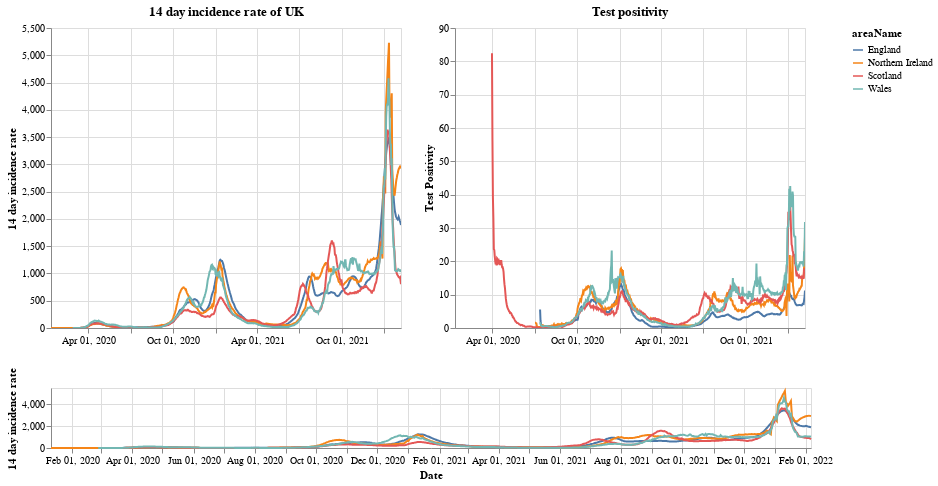

Here is the notebook cell this chart was saved with:
### Markdown cell above
# Plots

First a plot with each country in the UK. The top right shows the positivity rate for (which is the percentage of registered tests which were positive) while the top left is the 14 day incidence rate. The bottom chart can be used to select the timeframe (does not work on a mobile device).

### Code cell
#collapse
brush = alt.selection(type='interval', name='DateBrush',encodings=['x'],fields=['Time'])
leg_selection = alt.selection_multi(fields=['areaName'], bind='legend')

base = alt.Chart(uk_cases).mark_line().encode(
    x=alt.X("yearmonthdate(date):T", axis=alt.Axis(title='Date')),
    y=alt.Y("twoWeeklyCasesRate:Q", axis=alt.Axis(title='14 day incidence rate')),
    tooltip=['areaName', 'date','twoWeeklyCasesRate', 'testPositivity'],
    color='areaName',
    opacity=alt.condition(leg_selection, alt.value(2), alt.value(0.1))
).add_selection(leg_selection).properties(width=350)

upper = base.encode(alt.X('yearmonthdate(date):T', axis=alt.Axis(title=''),
                         scale=alt.Scale(domain=brush))
                   ).properties(title=f'14 day incidence rate of UK')
upper_right = upper.encode(alt.Y('testPositivity:Q', axis=alt.Axis(title='Test Positivity'))).properties(title='Test positivity')
lower = base.properties(height=60, width = 760).add_selection(brush)

(upper | upper_right) & lower

### Figure 1 — Vega-Lite specification as saved in the notebook (floating-point values rounded to 4 significant figures; data arrays with more than 128 entries replaced by an {"elided": "..."} marker saying what was removed)
{"config": {"view": {"continuousWidth": 400, "continuousHeight": 300}}, "vconcat": [{"hconcat": [{"mark": "line", "encoding": {"color": {"type": "nominal", "field": "areaName"}, "opacity": {"condition": {"value": 2, "selection": "selector001"}, "value": 0.1}, "tooltip": [{"type": "nominal", "field": "areaName"}, {"type": "temporal", "field": "date"}, {"type": "quantitative", "field": "twoWeeklyCasesRate"}, {"type": "quantitative", "field": "testPositivity"}], "x": {"type": "temporal", "axis": {"title": ""}, "field": "date", "scale": {"domain": {"selection": "DateBrush"}}, "timeUnit": "yearmonthdate"}, "y": {"type": "quantitative", "axis": {"title": "14 day incidence rate"}, "field": "twoWeeklyCasesRate"}}, "selection": {"selector001": {"type": "multi", "fields": ["areaName"], "bind": "legend"}}, "title": "14 day incidence rate of UK", "width": 350}, {"mark": "line", "encoding": {"color": {"type": "nominal", "field": "areaName"}, "opacity": {"condition": {"value": 2, "selection": "selector001"}, "value": 0.1}, "tooltip": [{"type": "nominal", "field": "areaName"}, {"type": "temporal", "field": "date"}, {"type": "quantitative", "field": "twoWeeklyCasesRate"}, {"type": "quantitative", "field": "testPositivity"}], "x": {"type": "temporal", "axis": {"title": ""}, "field": "date", "scale": {"domain": {"selection": "DateBrush"}}, "timeUnit": "yearmonthdate"}, "y": {"type": "quantitative", "axis": {"title": "Test Positivity"}, "field": "testPositivity"}}, "selection": {"selector001": {"type": "multi", "fields": ["areaName"], "bind": "legend"}}, "title": "Test positivity", "width": 350}]}, {"mark": "line", "encoding": {"color": {"type": "nominal", "field": "areaName"}, "opacity": {"condition": {"value": 2, "selection": "selector001"}, "value": 0.1}, "tooltip": [{"type": "nominal", "field": "areaName"}, {"type": "temporal", "field": "date"}, {"type": "quantitative", "field": "twoWeeklyCasesRate"}, {"type": "quantitative", "field": "testPositivity"}], "x": {"type": "temporal", "axis": {"title": "Date"}, "field": "date", "timeUnit": "yearmonthdate"}, "y": {"type": "quantitative", "axis": {"title": "14 day incidence rate"}, "field": "twoWeeklyCasesRate"}}, "height": 60, "selection": {"selector001": {"type": "multi", "fields": ["areaName"], "bind": "legend"}, "DateBrush": {"type": "interval", "encodings": ["x"], "fields": ["Time"]}}, "width": 760}], "data": {"name": "data-986115fdf48b019282f37c0227b9c29d"}, "$schema": "https://vega.github.io/schema/vega-lite/v4.8.1.json", "datasets": {"data-986115fdf48b019282f37c0227b9c29d": {"elided": "2918 records"}}}
